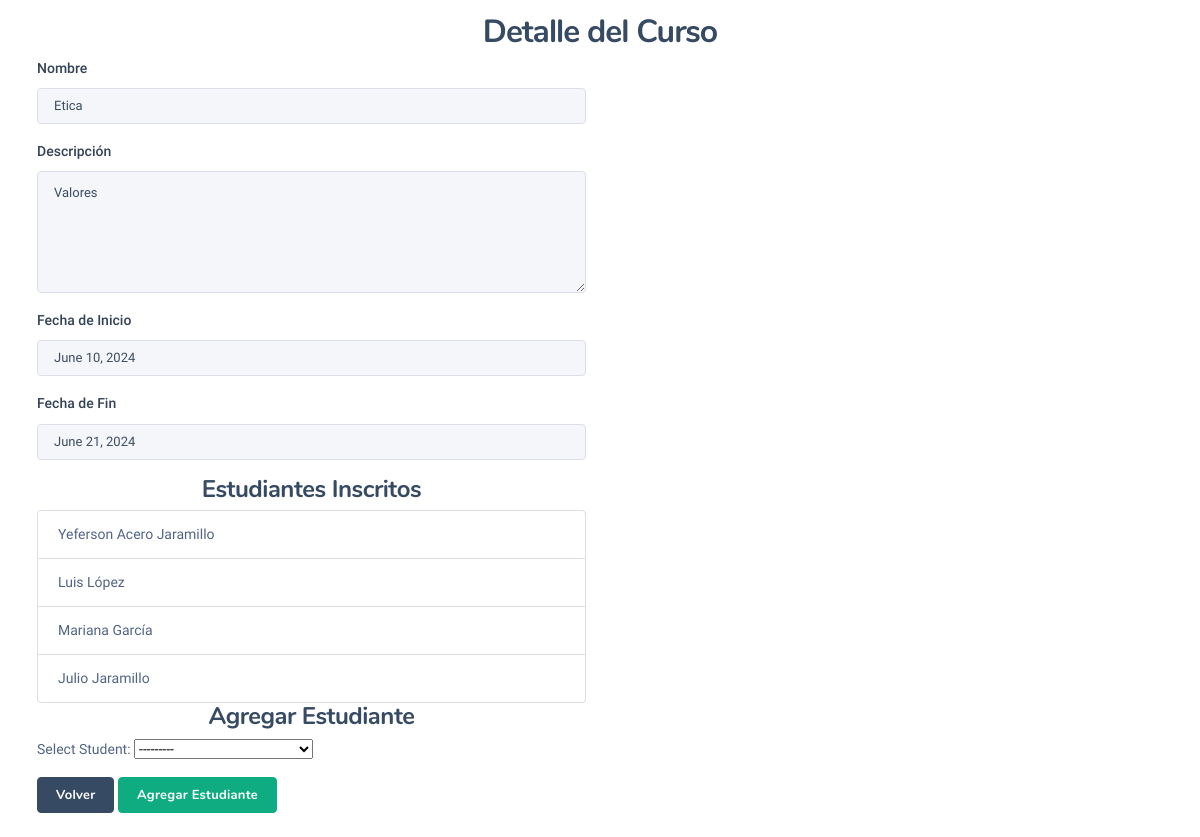
Screenshot of /courses/course_detail/4 with the database file from the repository.
### courses/models.py (models this page shows, shortened)
class Course(models.Model):
    name = models.CharField(max_length=100, unique=True)
    description = models.TextField()
    start_date = models.DateField()
    end_date = models.DateField()
    status = models.BooleanField(default=True)

class Enrollment(models.Model):
    course = models.ForeignKey(Course, on_delete=models.CASCADE)
    student = models.ForeignKey(Student, on_delete=models.CASCADE)
    class Meta:
        unique_together = ('course', 'student')

### students/models.py (models this page shows)
class Student(models.Model):
    first_name = models.CharField(max_length=100)
    last_name = models.CharField(max_length=100)
    document = models.CharField(max_length=20, unique=True)
    email = models.EmailField()
    status = models.BooleanField(default=True)
    def __str__(self):
        return f"{self.first_name} {self.last_name}"

### courses/views.py (the view)
# urls.py: path('course_detail/<int:id>', views.course_detail, name='course_detail'),
def course_detail(request, id):
    course = get_object_or_404(Course, id=id)
    if request.method == 'POST':
        form = EnrollmentForm(request.POST)
        if form.is_valid():
            enrollment = form.save(commit=False)
            enrollment.course = course
            enrollment.save()
            return redirect('course_detail', id=course.id)
    else:
        form = EnrollmentForm()
    enrolled_students = Enrollment.objects.filter(course=course)
    return render(request, 'courses/view.html', {'course': course, 'form': form, 'enrolled_students': enrolled_students})

### courses/forms.py
class EnrollmentForm(forms.ModelForm):
    student = forms.ModelChoiceField(queryset=Student.objects.filter(status=True), label="Select Student")
    class Meta:
        model = Enrollment
        fields = ['student']

### templates/courses/view.html (shortened to what this page needs)
{% extends 'base.html' %}
{% block content %}
<h3 class="text-center">Detalle del Curso</h3>
<div class="container">
    <div class="row">
        <div class="col-6">
            <div class="mb-3">
                <label for="" class="form-label">Nombre</label>
                <input type="text" class="form-control" name="name" id="" value="{{ course.name }}" disabled />
            </div>
            <div class="mb-3">
                <label for="" class="form-label">Descripción</label>
                <textarea class="form-control" name="description" id="" rows="3"
                    disabled>{{ course.description }}</textarea>
            </div>
            <div class="mb-3">
                <label for="" class="form-label">Fecha de Inicio</label>
                <input type="text" class="form-control" name="start_date" id="" value="{{ course.start_date }}"
                    disabled />
            </div>
            <div class="mb-3">
                <label for="" class="form-label">Fecha de Fin</label>
                <input type="text" class="form-control" name="end_date" id="" value="{{ course.end_date }}" disabled />
            </div>
             <h4 class="text-center">Estudiantes Inscritos</h4>
            <ul class="list-group">
                {% for enrollment in enrolled_students %}
                <li class="list-group-item">{{ enrollment.student.first_name }} {{ enrollment.student.last_name }}</li>
                {% empty %}
                <li class="list-group-item">No hay estudiantes inscritos.</li>
                {% endfor %}
            </ul>
            <h4 class="text-center">Agregar Estudiante</h4>
            <form method="post">
                {{ form.as_p }}
                <button type="button" class="btn btn-secondary" id="close-button" data-bs-dismiss="modal">Volver</button>
                <button type="submit" class="btn btn-primary">Agregar Estudiante</button>
            </form>
        </div>
    </div>
</div>
{% endblock %}

### rows the page displays
Course: name "Etica", description "Valores", start_date "June 10, 2024", end_date "June 21, 2024"
Enrollment: student.first_name "Yeferson", student.last_name "Acero Jaramillo"
Enrollment: student.first_name "Luis", student.last_name "López"
Enrollment: student.first_name "Mariana", student.last_name "García"
Enrollment: student.first_name "Julio", student.last_name "Jaramillo"
